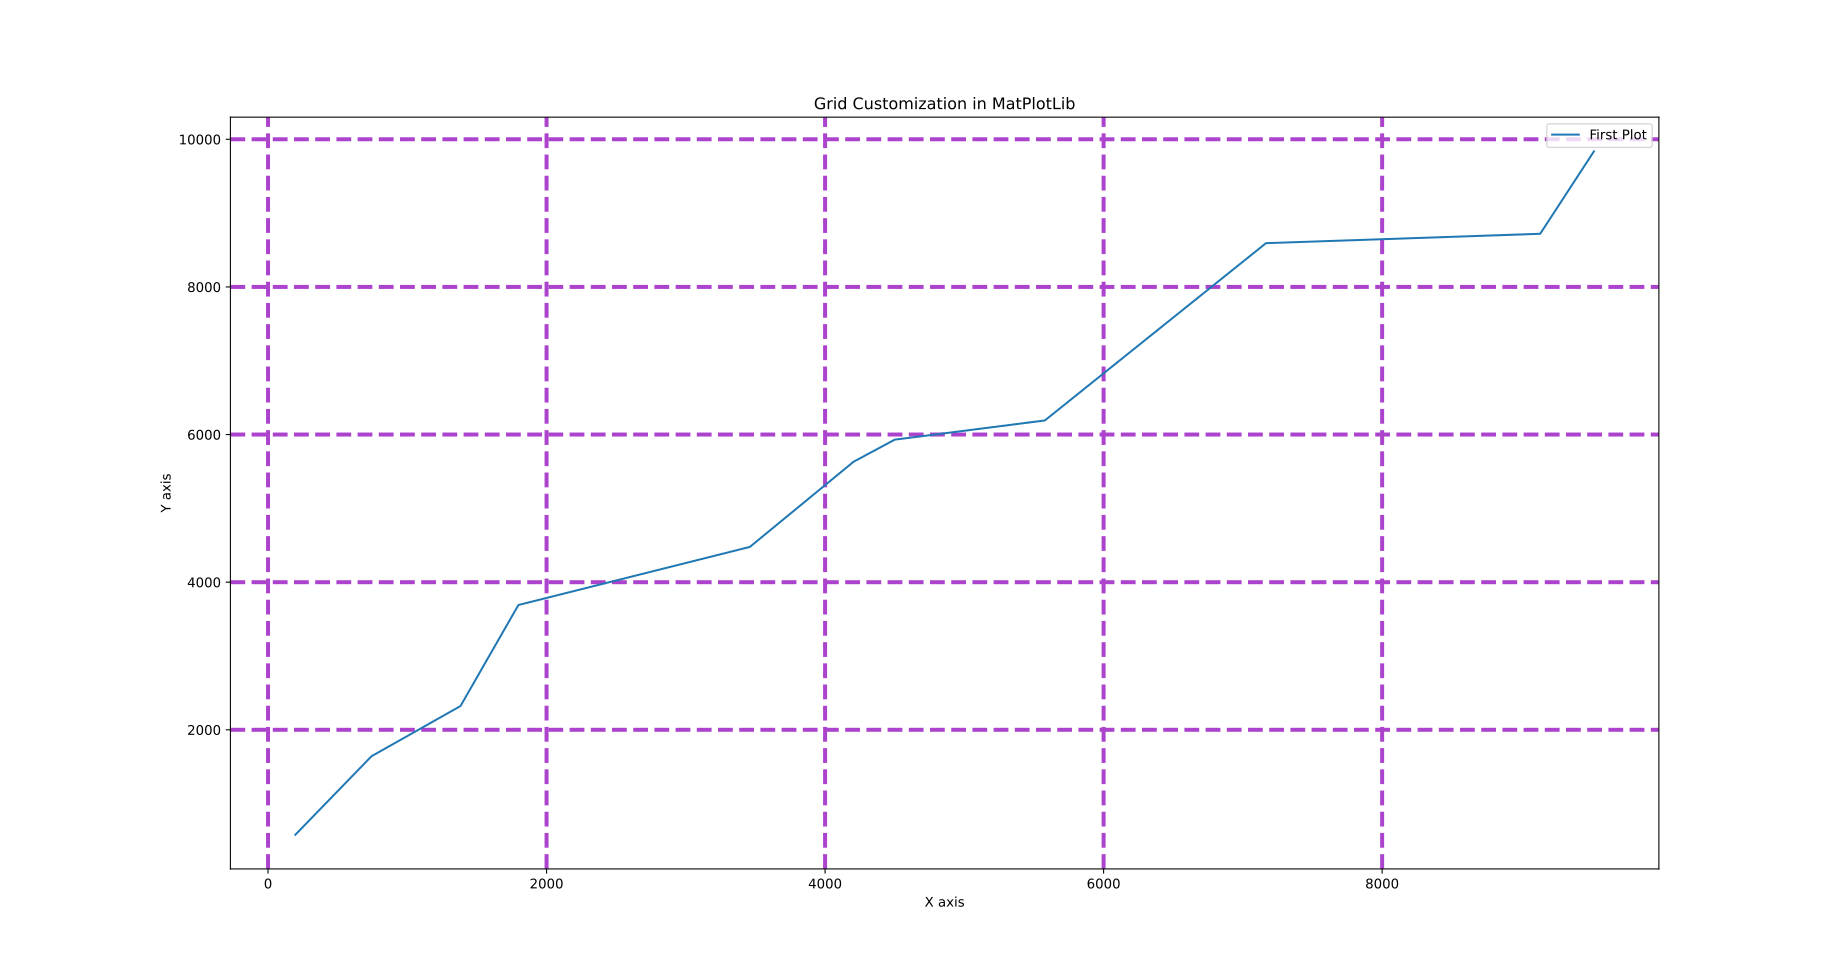

Write Python code to recreate this figure.
# Date 17-06-2021

import matplotlib.pyplot as plt

x = [743, 5578, 9135,  196, 9521,  4500, 1382, 1798,  4204, 3460, 7166]
y = [4478, 1642, 5931, 9837, 5631, 2322, 3691, 8593, 8720, 6191,  578]


x.sort()
y.sort()


plt.plot(x, y, label='First Plot')
plt.xlabel('X axis')
plt.ylabel('Y axis')
plt.title('Grid Customization in MatPlotLib')
plt.legend()
plt.grid(color='#AC43CC', linestyle='--', linewidth=3)
plt.show()
